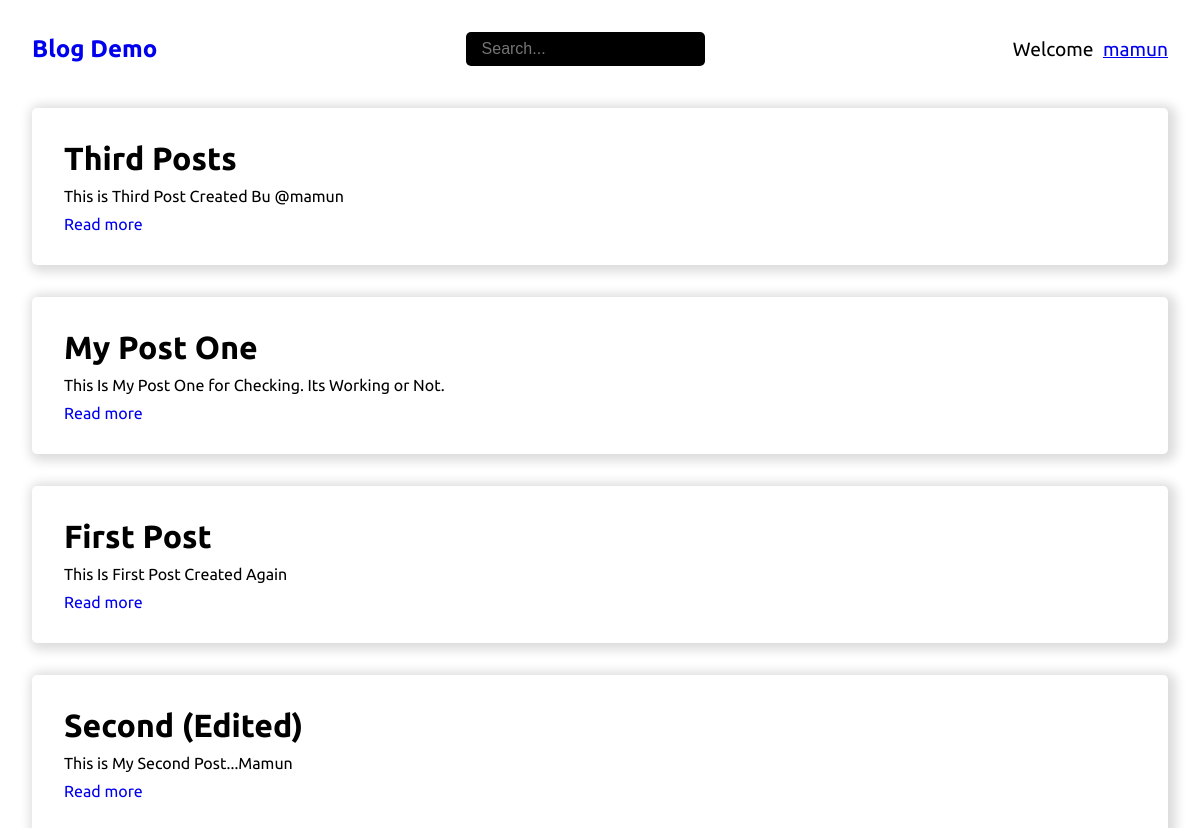
Screenshot of / (signed in) with the database file from the repository.
### blog/models.py (models this page shows, shortened)
class Post(models.Model):
    title = models.CharField(max_length=100)
    body = models.TextField()
    author = models.ForeignKey(User, on_delete = models.CASCADE, null=True, blank=True)
    created = models.DateTimeField(auto_now_add=True)
    updated = models.DateTimeField(auto_now=True)
    class Meta:
        ordering = ["-created"]

### blog/views.py (the view)
# urls.py: path('', views.index, name="home"),
def index(request):
    posts = search_posts(request)
    context = { "posts": posts }
    return render(request, "index.html", context)

### blog/views.py (called while the page is built)
def search_posts(request):
    post_search = ""
    if request.GET.get("search"):
        post_search = request.GET.get('search')
    posts = Post.objects.filter(Q(title__icontains=post_search) | Q(body__icontains=post_search))
    return posts

### templates/index.html
{% extends 'base.html' %}
{% block content %}
    <div class="container">
        {% include "components/posts.html" %}
    </div>
{% endblock content %}

### templates/navbar.html (shortened to what this page needs)
<nav>
    <div class="logo">
        <h1><a href="/">Blog Demo</a></h1>
    </div>
    <form action="" method="GET" class="search">
        <input type="text" name="search" placeholder="Search...">
    </form>
    <ul class="navigation">
        {% if request.user.is_authenticated %}
            <li class="nav-item font-1x">Welcome <a href="/" class="text-underline user-btn">{{request.user.username}}</a></li>
        {% else %}
            <li class="nav-item"><a href="{% url 'login' %}" class="font-1x">Login</a></li>
            <li class="nav-item ml-2"><a href="{% url 'register' %}" class="font-1x">Signup</a></li>
        {% endif %}
    </ul>
</nav>

### templates/components/posts.html
{% for post in posts %}
<div class="blog">
  <h1>{{post.title}}</h1>
  <p>{{post.body}}</p>
  <a href="{% url 'post_detail' post.id %}">Read more</a>
</div>
{% empty %}
  <h1>No posts to show</h1>
{% endfor %}

### static/css/styles.css (style rules this page uses)
* { margin: 0; padding: 0; box-sizing: border-box; }
html { overflow: hidden; }
body { font-family: 'Ubuntu', sans-serif; overflow: hidden; }
a { text-decoration: none; }
li { list-style-type: none; }
.font-1x { font-size: 1.2rem; }
.text-underline { text-decoration: underline; }
.container { padding: 0 2rem; padding-bottom: 10px; }
nav { display: flex; justify-content: space-between; align-items: center; position: relative; padding: 2rem; }
.search input { padding: 0.5rem 1rem; border: none; outline: none; background-color: black; color: white; border-radius: 5px; font-size: 1rem; }
nav .navigation { display: flex; align-items: center; }
.blog { box-shadow: 3px 2px 11px 5px gainsboro; padding: 2rem; border-radius: 5px; margin-top: 2rem; }
.blog:first-child { margin-top: 10px; }
.blog a { transition: all 0.3s; }
.blog p { margin: 10px 0; }
.user-btn { margin-left: 5px; }

### rows the page displays
Post: title "Third Posts", body "This is Third Post Created Bu @mamun"
Post: title "My Post One", body "This Is My Post One for Checking. Its Working or Not."
Post: title "First Post", body "This Is First Post Created Again"
Post: title "Second (Edited)", body "This is My Second Post...Mamun"

### other values shown
{{ request.user.username }} "mamun"
